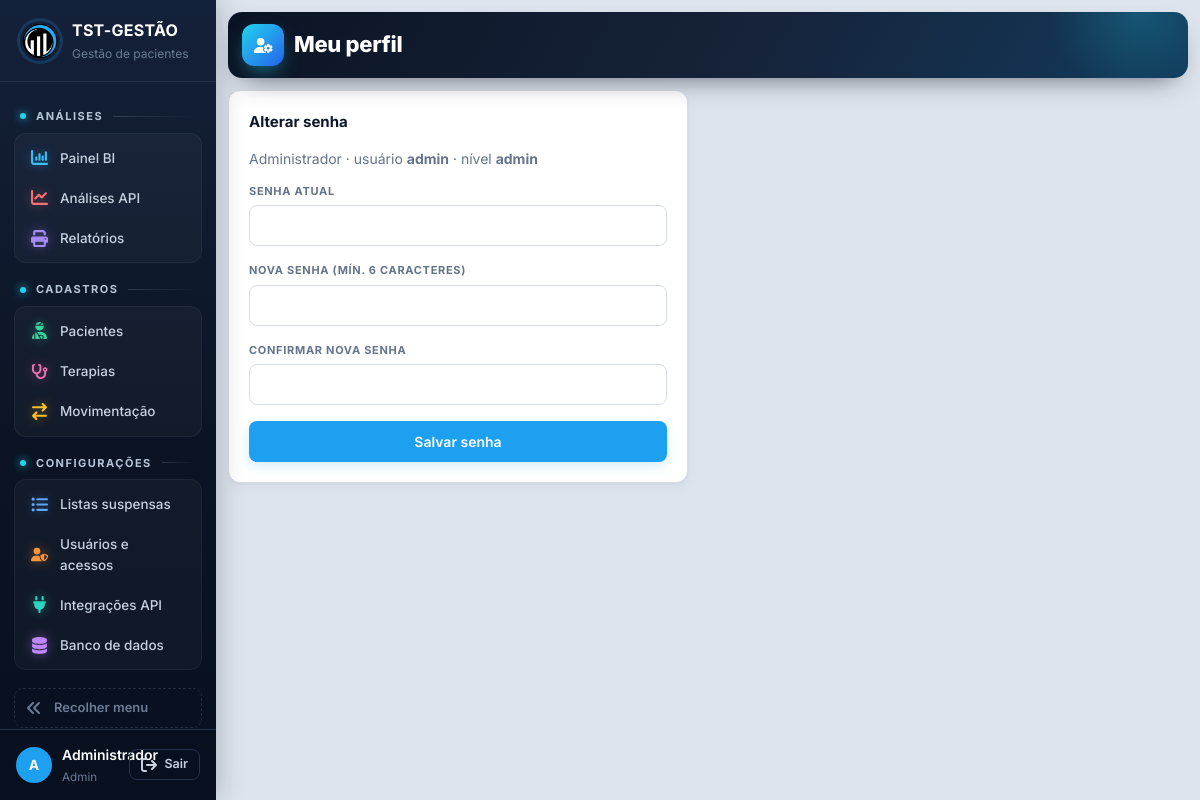
The app's page /perfil (signed in) with its own data.
### tables this page shows
CREATE TABLE usuarios (
    id INTEGER PRIMARY KEY AUTOINCREMENT,
    usuario TEXT NOT NULL UNIQUE COLLATE NOCASE,
    nome TEXT NOT NULL,
    senha_hash TEXT NOT NULL,
    nivel TEXT NOT NULL DEFAULT 'consulta',
    ativo INTEGER NOT NULL DEFAULT 1,
    trocar_senha INTEGER NOT NULL DEFAULT 0
);

### tst_gestao/app.py (the view)
    @app.route("/perfil")
    def perfil():
        return render_template("perfil.html", ativa="perfil")

### tst_gestao/banco.py (called while the page is built, shortened)
def cfg_padrao() -> dict:
    return {"motor": "sqlite"}

def ler_config() -> dict:
    env = os.environ.get("TST_DB_MOTOR")
    if env == "sqlite":
        return cfg_padrao()
    try:
        mtime = CONFIG_PATH.stat().st_mtime_ns
    except OSError:
        return cfg_padrao()

def abrir(cfg: dict | None = None, *, banco_mestre: bool = False) -> Conexao:
    cfg = cfg or ler_config()
    motor = cfg.get("motor", "sqlite")
    if motor == "sqlite":
        arquivo = Path(cfg.get("arquivo") or DB_PATH)
        arquivo.parent.mkdir(parents=True, exist_ok=True)
        raw = sqlite3.connect(arquivo, timeout=15)
        raw.row_factory = sqlite3.Row
        raw.execute("PRAGMA foreign_keys = ON")
        return Conexao(raw, "sqlite")

def conectar() -> Conexao:
    return abrir(ler_config())

    def execute(self, sql: str, params=()):
        if self.motor == "sqlite":
            return self.raw.execute(sql, params)
        return Cursor(self).executar(sql, params)

    def commit(self):
        self.raw.commit()

    def close(self):
        try:
            self.raw.close()
        except Exception:
            pass

    def __enter__(self):
        return self

    def __exit__(self, tipo, valor, tb):
        try:
            self.rollback() if tipo else self.commit()
        finally:
            self.close()
        return False

### tst_gestao/db.py (called while the page is built)
def connect() -> Conexao:
    return conectar()

### tst_gestao/templates/perfil.html (shortened to what this page needs)
{% extends "base.html" %}
{% block cabecalho %}Meu perfil{% endblock %}
{% block conteudo %}
<div class="card narrow">
  <h3>Alterar senha</h3>
  <p class="muted">{{ usuario['nome'] }} · usuário <b>{{ usuario['usuario'] }}</b> · nível <b>{{ usuario['nivel'] }}</b></p>
  <form id="f-senha" class="form-grid one">
    <label>Senha atual<input type="password" name="atual" required></label>
    <label>Nova senha (mín. 6 caracteres)<input type="password" name="nova" required minlength="6"></label>
    <label>Confirmar nova senha<input type="password" name="conf" required></label>
    <button class="btn primary" type="submit">Salvar senha</button>
  </form>
</div>
{% endblock %}

### tst_gestao/templates/base.html (shortened to what this page needs)
<!doctype html>
<html lang="pt-BR">
<head>
<link rel="stylesheet" href="{{ url_for('static', filename='app.css') }}">
</head>
<body>
{% set COR_IC = {'evolucao': '#f87171', 'bi': '#38bdf8', 'relatorios': '#a78bfa', 'pacientes': '#34d399', 'terapias': '#f472b6', 'movimentacao': '#fbbf24', 'listas': '#60a5fa', 'usuarios': '#fb923c', 'integracoes': '#2dd4bf', 'banco': '#c084fc'} %}
{% macro item(rota, chave, icone, texto) %}<a href="{{ rota }}" class="{{ 'on' if ativa == chave }}" data-tip="{{ texto }}" style="--ic:{{ COR_IC.get(icone, '#94a3b8') }}"><svg class="ic"><use href="#i-{{ icone }}"/></svg><span class="tx">{{ texto }}</span></a>{% endmacro %}
{% set grupo = {'dashboard': 'Análises', 'analises': 'Análises', 'relatorios': 'Análises', 'pacientes': 'Cadastros', 'terapias': 'Cadastros', 'movimentacao': 'Cadastros',
  'listas': 'Configurações', 'usuarios': 'Configurações', 'integracoes': 'Configurações', 'banco': 'Configurações', 'perfil': 'Minha conta'} %}
<aside class="sidebar">
  <div class="brand"><img src="{{ url_for('static', filename='logo.png') }}" alt="TST"><div class="tx"><strong>TST-GESTÃO</strong><small>Gestão de pacientes</small></div></div>
  <nav>
    <span class="nav-sec">Análises</span>
    <div class="nav-grupo">
    {{ item(url_for('index'), 'dashboard', 'bi', 'Painel BI') }}
    {{ item(url_for('analises'), 'analises', 'evolucao', 'Análises API') }}
    {{ item(url_for('relatorios'), 'relatorios', 'relatorios', 'Relatórios') }}
    </div>
    <span class="nav-sec">Cadastros</span>
    <div class="nav-grupo">
    {{ item(url_for('cadastro', ent='pacientes'), 'pacientes', 'pacientes', 'Pacientes') }}
    {{ item(url_for('cadastro', ent='terapias'), 'terapias', 'terapias', 'Terapias') }}
    {{ item(url_for('cadastro', ent='movimentacao'), 'movimentacao', 'movimentacao', 'Movimentação') }}
    </div>
    {% if nivel >= 3 %}<span class="nav-sec">Configurações</span>
    <div class="nav-grupo">
    {{ item(url_for('listas'), 'listas', 'listas', 'Listas suspensas') }}
    {% if nivel >= 4 %}{{ item(url_for('usuarios'), 'usuarios', 'usuarios', 'Usuários e acessos') }}
    {{ item(url_for('integracoes'), 'integracoes', 'integracoes', 'Integrações API') }}
    {{ item(url_for('pagina_banco'), 'banco', 'banco', 'Banco de dados') }}{% endif %}
    </div>{% endif %}
    <button type="button" class="recolher" id="btn-recolher" data-tip="Expandir menu"><svg class="ic"><use href="#i-recolher"/></svg><span class="tx">Recolher menu</span></button>
  </nav>
  <div class="userbox">
    <a href="{{ url_for('perfil') }}" class="{{ 'on' if ativa == 'perfil' }}" title="Meu perfil"><span class="avatar">{{ usuario['nome'][:1]|upper }}</span><span class="tx"><b>{{ usuario['nome'] }}</b><small>{{ usuario['nivel']|capitalize }}</small></span></a>
    <form method="post" action="{{ url_for('logout') }}"><input type="hidden" name="csrf_token" value="{{ csrf_token }}"><button class="btn ghost sm" type="submit" title="Sair do sistema"><svg class="ic"><use href="#i-sair"/></svg><span class="tx">Sair</span></button></form>
  </div>
</aside>
<main class="content">
  {% set ic_pag = {'dashboard': 'bi', 'analises': 'evolucao', 'perfil': 'perfil'}.get(ativa, ativa) %}
  {% block topo %}<header class="bi-topo topo-pag"><div class="bt-tit"><i class="bt-ic"><svg class="ic"><use href="#i-{{ ic_pag or 'bi' }}"/></svg></i><h1>{% block cabecalho %}{% endblock %}</h1></div></header>{% endblock %}
  {% block conteudo %}{% endblock %}
</main>
</body>
</html>

### records on screen
usuarios: nome "A", nome "Administrador", nivel "Admin", usuario "admin", nivel "admin"

### other values on screen
{{ texto }} "Painel BI Análises API Relatórios Pacientes Terapias Movimentação Listas suspensas Usuários e acessos Integrações API Banco de dados"
